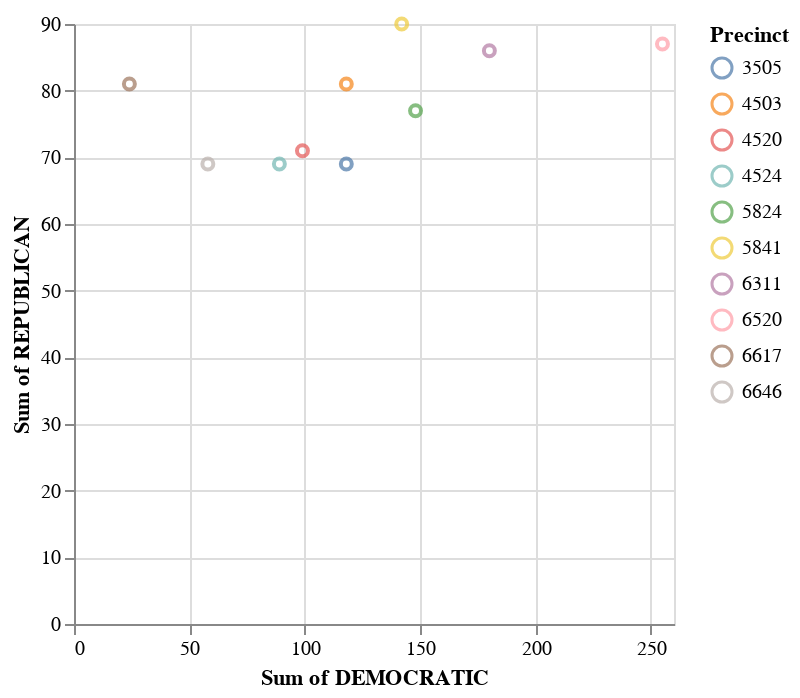

The code cell stored with this chart in its notebook:
### Code cell
#altair  3
brush = alt.selection_interval()
alt.Chart(Election2018).mark_point().encode(
    x='Sum of DEMOCRATIC',
    y='Sum of REPUBLICAN',
    color=alt.condition(brush, 'Precinct', alt.value('grey')),
).add_params(brush)

### Figure 1 — Vega-Lite specification as saved in the notebook (floating-point values rounded to 4 significant figures)
{"config": {"view": {"continuousWidth": 300, "continuousHeight": 300}}, "data": {"name": "data-909b55dacd82077fd4f58779249964af"}, "mark": {"type": "point"}, "encoding": {"color": {"condition": {"param": "param_1", "field": "Precinct"}, "value": "grey"}, "x": {"field": "Sum of DEMOCRATIC", "type": "quantitative"}, "y": {"field": "Sum of REPUBLICAN", "type": "quantitative"}}, "params": [{"name": "param_1", "select": {"type": "interval"}}], "$schema": "https://vega.github.io/schema/vega-lite/v5.14.1.json", "datasets": {"data-909b55dacd82077fd4f58779249964af": [{"Precinct": 3505, "Sum of REPUBLICAN": 69, "Sum of DEMOCRATIC": 118}, {"Precinct": 4503, "Sum of REPUBLICAN": 81, "Sum of DEMOCRATIC": 118}, {"Precinct": 4520, "Sum of REPUBLICAN": 71, "Sum of DEMOCRATIC": 99}, {"Precinct": 4524, "Sum of REPUBLICAN": 69, "Sum of DEMOCRATIC": 89}, {"Precinct": 5824, "Sum of REPUBLICAN": 77, "Sum of DEMOCRATIC": 148}, {"Precinct": 5841, "Sum of REPUBLICAN": 90, "Sum of DEMOCRATIC": 142}, {"Precinct": 6311, "Sum of REPUBLICAN": 86, "Sum of DEMOCRATIC": 180}, {"Precinct": 6520, "Sum of REPUBLICAN": 87, "Sum of DEMOCRATIC": 255}, {"Precinct": 6617, "Sum of REPUBLICAN": 81, "Sum of DEMOCRATIC": 24}, {"Precinct": 6646, "Sum of REPUBLICAN": 69, "Sum of DEMOCRATIC": 58}]}}
